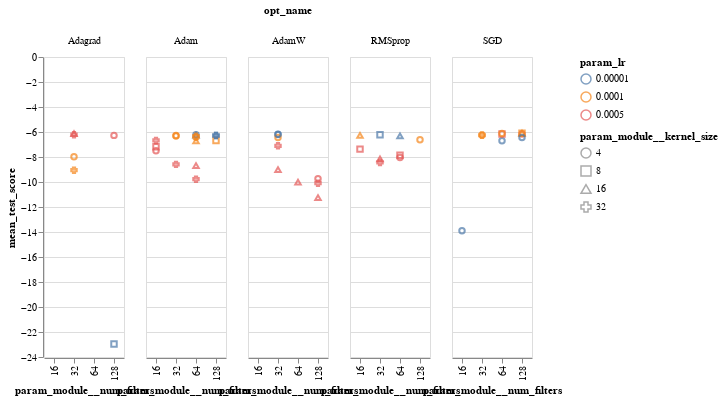

Source (notebook cell):
### Code cell
alt.Chart(sm_mres_df).mark_point().encode(
    x='param_module__num_filters:O',
    y='mean_test_score:Q',
    color=alt.Color('param_lr:N',scale=alt.Scale(scheme='tableau10')),
    column='opt_name:N',
#     detail='model_desc:N',
    shape="param_module__kernel_size:N",
    tooltip=["param_module__num_filters:N","param_module__kernel_size:N","param_lr:N","param_module__num_fc_nodes1:N"]
    
).interactive()

### Figure 1 — Vega-Lite specification as saved in the notebook (floating-point values rounded to 4 significant figures)
{"config": {"view": {"continuousWidth": 400, "continuousHeight": 300}}, "data": {"name": "data-d0d0b5b710ed91733580fb812cddd8db"}, "mark": "point", "encoding": {"color": {"type": "nominal", "field": "param_lr", "scale": {"scheme": "tableau10"}}, "column": {"type": "nominal", "field": "opt_name"}, "shape": {"type": "nominal", "field": "param_module__kernel_size"}, "tooltip": [{"type": "nominal", "field": "param_module__num_filters"}, {"type": "nominal", "field": "param_module__kernel_size"}, {"type": "nominal", "field": "param_lr"}, {"type": "nominal", "field": "param_module__num_fc_nodes1"}], "x": {"type": "ordinal", "field": "param_module__num_filters"}, "y": {"type": "quantitative", "field": "mean_test_score"}}, "selection": {"selector018": {"type": "interval", "bind": "scales", "encodings": ["x", "y"]}}, "$schema": "https://vega.github.io/schema/vega-lite/v4.8.1.json", "datasets": {"data-d0d0b5b710ed91733580fb812cddd8db": [{"rank_test_score": 27, "mean_test_score": -6.676, "param_module__num_filters": 16, "param_module__kernel_size": 32, "param_lr": 0.0005, "param_module__num_fc_nodes1": 10, "opt_name": "Adam"}, {"rank_test_score": 12, "mean_test_score": -6.241, "param_module__num_filters": 64, "param_module__kernel_size": 16, "param_lr": 1e-05, "param_module__num_fc_nodes1": 50, "opt_name": "Adam"}, {"rank_test_score": 28, "mean_test_score": -6.677, "param_module__num_filters": 128, "param_module__kernel_size": 8, "param_lr": 0.0001, "param_module__num_fc_nodes1": 25, "opt_name": "Adam"}, {"rank_test_score": 21, "mean_test_score": -6.326, "param_module__num_filters": 32, "param_module__kernel_size": 4, "param_lr": 0.0001, "param_module__num_fc_nodes1": 100, "opt_name": "Adam"}, {"rank_test_score": 13, "mean_test_score": -6.242, "param_module__num_filters": 32, "param_module__kernel_size": 4, "param_lr": 0.0001, "param_module__num_fc_nodes1": 25, "opt_name": "SGD"}, {"rank_test_score": 45, "mean_test_score": -9.776, "param_module__num_filters": 64, "param_module__kernel_size": 32, "param_lr": 0.0005, "param_module__num_fc_nodes1": 100, "opt_name": "Adam"}, {"rank_test_score": 20, "mean_test_score": -6.315, "param_module__num_filters": 64, "param_module__kernel_size": 16, "param_lr": 1e-05, "param_module__num_fc_nodes1": 100, "opt_name": "RMSprop"}, {"rank_test_score": 9, "mean_test_score": -6.212, "param_module__num_filters": 32, "param_module__kernel_size": 32, "param_lr": 0.0005, "param_module__num_fc_nodes1": 25, "opt_name": "Adagrad"}, {"rank_test_score": 5, "mean_test_score": -6.152, "param_module__num_filters": 128, "param_module__kernel_size": 4, "param_lr": 0.0005, "param_module__num_fc_nodes1": 25, "opt_name": "SGD"}, {"rank_test_score": 44, "mean_test_score": -9.745, "param_module__num_filters": 128, "param_module__kernel_size": 4, "param_lr": 0.0005, "param_module__num_fc_nodes1": 100, "opt_name": "AdamW"}, {"rank_test_score": 14, "mean_test_score": -6.262, "param_module__num_filters": 32, "param_module__kernel_size": 32, "param_lr": 0.0001, "param_module__num_fc_nodes1": 100, "opt_name": "SGD"}, {"rank_test_score": 36, "mean_test_score": -7.98, "param_module__num_filters": 32, "param_module__kernel_size": 4, "param_lr": 0.0001, "param_module__num_fc_nodes1": 25, "opt_name": "Adagrad"}, {"rank_test_score": 41, "mean_test_score": -8.694, "param_module__num_filters": 64, "param_module__kernel_size": 16, "param_lr": 0.0005, "param_module__num_fc_nodes1": 25, "opt_name": "Adam"}, {"rank_test_score": 33, "mean_test_score": -7.37, "param_module__num_filters": 16, "param_module__kernel_size": 8, "param_lr": 0.0005, "param_module__num_fc_nodes1": 25, "opt_name": "RMSprop"}, {"rank_test_score": 29, "mean_test_score": -6.697, "param_module__num_filters": 64, "param_module__kernel_size": 4, "param_lr": 1e-05, "param_module__num_fc_nodes1": 100, "opt_name": "SGD"}, {"rank_test_score": 8, "mean_test_score": -6.194, "param_module__num_filters": 32, "param_module__kernel_size": 4, "param_lr": 1e-05, "param_module__num_fc_nodes1": 50, "opt_name": "AdamW"}, {"rank_test_score": 32, "mean_test_score": -7.187, "param_module__num_filters": 16, "param_module__kernel_size": 8, "param_lr": 0.0005, "param_module__num_fc_nodes1": 25, "opt_name": "Adam"}, {"rank_test_score": 10, "mean_test_score": -6.215, "param_module__num_filters": 32, "param_module__kernel_size": 8, "param_lr": 1e-05, "param_module__num_fc_nodes1": 100, "opt_name": "RMSprop"}, {"rank_test_score": 43, "mean_test_score": -9.056, "param_module__num_filters": 32, "param_module__kernel_size": 32, "param_lr": 0.0001, "param_module__num_fc_nodes1": 10, "opt_name": "Adagrad"}, {"rank_test_score": 35, "mean_test_score": -7.854, "param_module__num_filters": 64, "param_module__kernel_size": 8, "param_lr": 0.0005, "param_module__num_fc_nodes1": 10, "opt_name": "RMSprop"}, {"rank_test_score": 42, "mean_test_score": -9.013, "param_module__num_filters": 32, "param_module__kernel_size": 16, "param_lr": 0.0005, "param_module__num_fc_nodes1": 100, "opt_name": "AdamW"}, {"rank_test_score": 24, "mean_test_score": -6.44, "param_module__num_filters": 32, "param_module__kernel_size": 4, "param_lr": 0.0001, "param_module__num_fc_nodes1": 100, "opt_name": "AdamW"}, {"rank_test_score": 50, "mean_test_score": -22.97, "param_module__num_filters": 128, "param_module__kernel_size": 8, "param_lr": 1e-05, "param_module__num_fc_nodes1": 10, "opt_name": "Adagrad"}, {"rank_test_score": 6, "mean_test_score": -6.156, "param_module__num_filters": 64, "param_module__kernel_size": 8, "param_lr": 0.0005, "param_module__num_fc_nodes1": 10, "opt_name": "SGD"}, {"rank_test_score": 11, "mean_test_score": -6.217, "param_module__num_filters": 64, "param_module__kernel_size": 4, "param_lr": 1e-05, "param_module__num_fc_nodes1": 25, "opt_name": "Adam"}, {"rank_test_score": 49, "mean_test_score": -13.89, "param_module__num_filters": 16, "param_module__kernel_size": 4, "param_lr": 1e-05, "param_module__num_fc_nodes1": 50, "opt_name": "SGD"}, {"rank_test_score": 31, "mean_test_score": -7.109, "param_module__num_filters": 32, "param_module__kernel_size": 32, "param_lr": 0.0005, "param_module__num_fc_nodes1": 10, "opt_name": "AdamW"}, {"rank_test_score": 3, "mean_test_score": -6.127, "param_module__num_filters": 64, "param_module__kernel_size": 4, "param_lr": 0.0001, "param_module__num_fc_nodes1": 50, "opt_name": "SGD"}, {"rank_test_score": 37, "mean_test_score": -8.044, "param_module__num_filters": 64, "param_module__kernel_size": 4, "param_lr": 0.0005, "param_module__num_fc_nodes1": 25, "opt_name": "RMSprop"}, {"rank_test_score": 22, "mean_test_score": -6.336, "param_module__num_filters": 64, "param_module__kernel_size": 32, "param_lr": 0.0001, "param_module__num_fc_nodes1": 10, "opt_name": "Adam"}, {"rank_test_score": 19, "mean_test_score": -6.288, "param_module__num_filters": 32, "param_module__kernel_size": 4, "param_lr": 0.0001, "param_module__num_fc_nodes1": 50, "opt_name": "Adam"}, {"rank_test_score": 48, "mean_test_score": -11.26, "param_module__num_filters": 128, "param_module__kernel_size": 16, "param_lr": 0.0005, "param_module__num_fc_nodes1": 100, "opt_name": "AdamW"}, {"rank_test_score": 34, "mean_test_score": -7.502, "param_module__num_filters": 16, "param_module__kernel_size": 4, "param_lr": 0.0005, "param_module__num_fc_nodes1": 50, "opt_name": "Adam"}, {"rank_test_score": 23, "mean_test_score": -6.413, "param_module__num_filters": 64, "param_module__kernel_size": 4, "param_lr": 0.0001, "param_module__num_fc_nodes1": 50, "opt_name": "Adam"}, {"rank_test_score": 15, "mean_test_score": -6.27, "param_module__num_filters": 128, "param_module__kernel_size": 4, "param_lr": 0.0005, "param_module__num_fc_nodes1": 10, "opt_name": "Adagrad"}, {"rank_test_score": 2, "mean_test_score": -6.099, "param_module__num_filters": 128, "param_module__kernel_size": 8, "param_lr": 0.0001, "param_module__num_fc_nodes1": 25, "opt_name": "SGD"}, {"rank_test_score": 40, "mean_test_score": -8.59, "param_module__num_filters": 32, "param_module__kernel_size": 32, "param_lr": 0.0005, "param_module__num_fc_nodes1": 100, "opt_name": "Adam"}, {"rank_test_score": 30, "mean_test_score": -6.72, "param_module__num_filters": 64, "param_module__kernel_size": 16, "param_lr": 0.0001, "param_module__num_fc_nodes1": 100, "opt_name": "Adam"}, {"rank_test_score": 46, "mean_test_score": -10.0, "param_module__num_filters": 64, "param_module__kernel_size": 16, "param_lr": 0.0005, "param_module__num_fc_nodes1": 100, "opt_name": "AdamW"}, {"rank_test_score": 16, "mean_test_score": -6.271, "param_module__num_filters": 16, "param_module__kernel_size": 16, "param_lr": 0.0001, "param_module__num_fc_nodes1": 25, "opt_name": "RMSprop"}, {"rank_test_score": 18, "mean_test_score": -6.286, "param_module__num_filters": 128, "param_module__kernel_size": 32, "param_lr": 1e-05, "param_module__num_fc_nodes1": 50, "opt_name": "Adam"}, {"rank_test_score": 1, "mean_test_score": -6.083, "param_module__num_filters": 128, "param_module__kernel_size": 16, "param_lr": 0.0001, "param_module__num_fc_nodes1": 50, "opt_name": "SGD"}, {"rank_test_score": 4, "mean_test_score": -6.136, "param_module__num_filters": 32, "param_module__kernel_size": 16, "param_lr": 0.0005, "param_module__num_fc_nodes1": 50, "opt_name": "Adagrad"}, {"rank_test_score": 26, "mean_test_score": -6.611, "param_module__num_filters": 128, "param_module__kernel_size": 4, "param_lr": 0.0001, "param_module__num_fc_nodes1": 10, "opt_name": "RMSprop"}, {"rank_test_score": 38, "mean_test_score": -8.159, "param_module__num_filters": 32, "param_module__kernel_size": 16, "param_lr": 0.0005, "param_module__num_fc_nodes1": 25, "opt_name": "RMSprop"}, {"rank_test_score": 25, "mean_test_score": -6.446, "param_module__num_filters": 128, "param_module__kernel_size": 4, "param_lr": 1e-05, "param_module__num_fc_nodes1": 25, "opt_name": "SGD"}, {"rank_test_score": 47, "mean_test_score": -10.1, "param_module__num_filters": 128, "param_module__kernel_size": 32, "param_lr": 0.0005, "param_module__num_fc_nodes1": 50, "opt_name": "AdamW"}, {"rank_test_score": 7, "mean_test_score": -6.182, "param_module__num_filters": 32, "param_module__kernel_size": 4, "param_lr": 1e-05, "param_module__num_fc_nodes1": 100, "opt_name": "AdamW"}, {"rank_test_score": 39, "mean_test_score": -8.436, "param_module__num_filters": 32, "param_module__kernel_size": 32, "param_lr": 0.0005, "param_module__num_fc_nodes1": 100, "opt_name": "RMSprop"}, {"rank_test_score": 17, "mean_test_score": -6.277, "param_module__num_filters": 128, "param_module__kernel_size": 32, "param_lr": 1e-05, "param_module__num_fc_nodes1": 25, "opt_name": "Adam"}]}}
